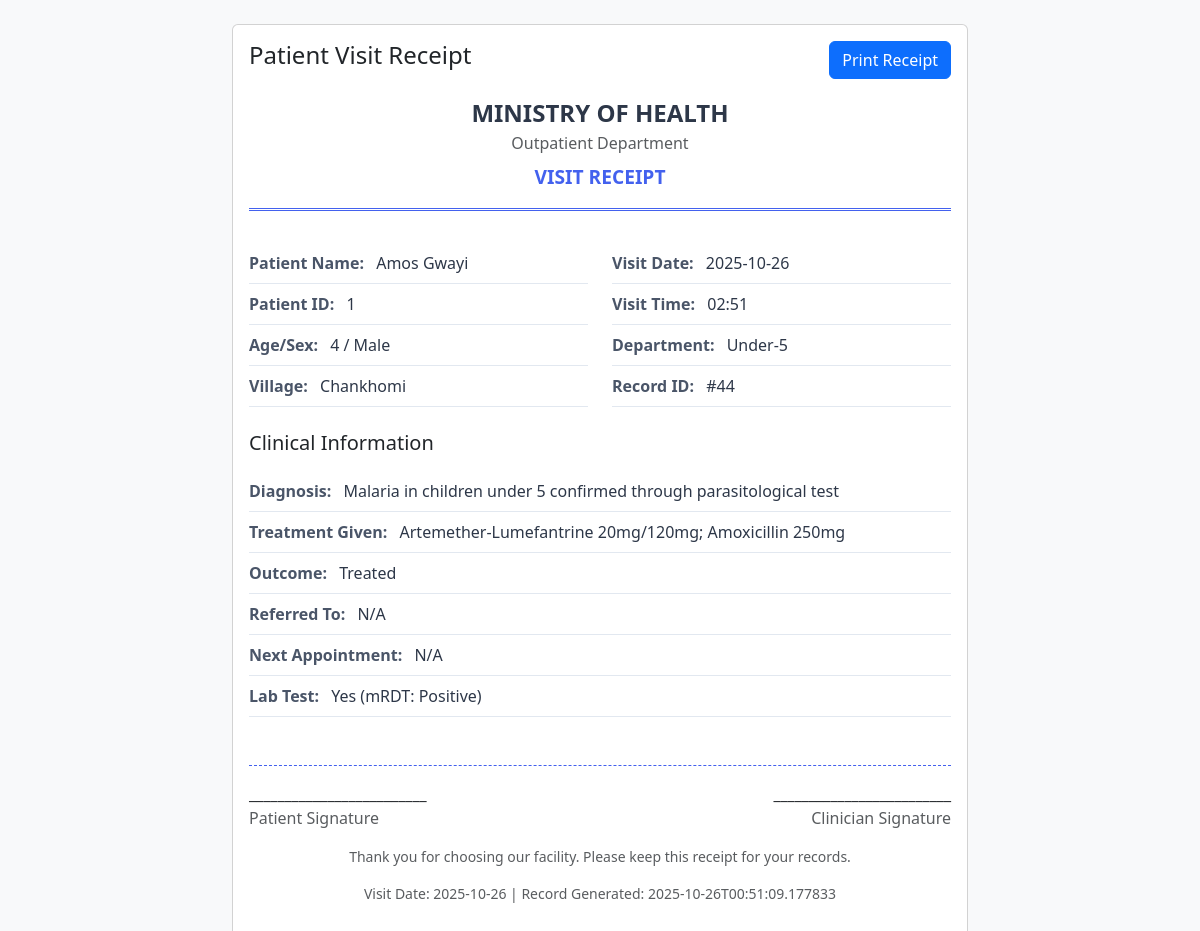
The page /opd/receipt/44 (signed in) on the database its author committed.
### tables this page shows
CREATE TABLE opd_visits (
            id INTEGER PRIMARY KEY AUTOINCREMENT,
            visit_date TEXT,
            visit_time TEXT,
            patient_id TEXT,
            age INTEGER,
            sex TEXT,
            village TEXT,
            department TEXT,
            chief_complaint TEXT,
            diagnosis TEXT,
            treatment_given TEXT,
            outcome TEXT,
            referred_to TEXT,
            next_appointment TEXT,
            entered_by TEXT,
            timestamp TEXT
        , patient_name TEXT, lab_tested TEXT, lab_result TEXT, malaria_classification TEXT, lab_test_type TEXT, diagnosis_code TEXT NOT NULL DEFAULT '');

### app.py (the view)
@app.route('/opd/receipt/<int:id>')
@login_required
def print_receipt(id):
    conn = get_db()
    c = conn.cursor()
    c.execute("SELECT * FROM opd_visits WHERE id = ?", (id,))
    row = c.fetchone()
    if not row:
        flash('Record not found.', 'danger')
        return redirect(url_for('opd_view'))
    columns = [desc[0] for desc in c.description]
    record = dict(zip(columns, row))
    conn.close()
    return render_template('receipt.html', record=record)

### app.py (called while the page is built)
@login_manager.user_loader
def load_user(user_id):
    for u in USERS.values():
        if str(u.id) == str(user_id):
            return u
    return None

def get_db():
    return sqlite3.connect(os.path.join(os.path.dirname(__file__), 'opd.db'))

### templates/receipt.html (shortened to what this page needs)
<!DOCTYPE html>
<html lang="en">
<head>
    <link href="https://cdn.jsdelivr.net/npm/bootstrap@5.3.0/dist/css/bootstrap.min.css" rel="stylesheet">
</head>
<body class="bg-light">
    <div class="container py-4">
        <div class="row justify-content-center">
            <div class="col-md-8">
                <div class="card">
                    <div class="card-body">
                        <div class="d-flex justify-content-between align-items-start mb-3 no-print">
                            <h4>Patient Visit Receipt</h4>
                            <button onclick="window.print()" class="btn btn-primary">
                                 Print Receipt
                            </button>
                        </div>
                        <div class="receipt-header text-center">
                            <div class="facility-name">MINISTRY OF HEALTH</div>
                            <div class="text-muted">Outpatient Department</div>
                            <div class="receipt-title mt-2">VISIT RECEIPT</div>
                        </div>
                        <div class="row mb-4">
                            <div class="col-md-6">
                                <div class="info-row">
                                    <span class="label">Patient Name:</span>
                                    <span class="value ms-2">{{ record.patient_name or 'N/A' }}</span>
                                </div>
                                <div class="info-row">
                                    <span class="label">Patient ID:</span>
                                    <span class="value ms-2">{{ record.patient_id or 'N/A' }}</span>
                                </div>
                                <div class="info-row">
                                    <span class="label">Age/Sex:</span>
                                    <span class="value ms-2">{{ record.age or 'N/A' }} / {{ record.sex or 'N/A' }}</span>
                                </div>
                                <div class="info-row">
                                    <span class="label">Village:</span>
                                    <span class="value ms-2">{{ record.village or 'N/A' }}</span>
                                </div>
                            </div>
                            <div class="col-md-6">
                                <div class="info-row">
                                    <span class="label">Visit Date:</span>
                                    <span class="value ms-2">{{ record.visit_date or 'N/A' }}</span>
                                </div>
                                <div class="info-row">
                                    <span class="label">Visit Time:</span>
                                    <span class="value ms-2">{{ record.visit_time or 'N/A' }}</span>
                                </div>
                                <div class="info-row">
                                    <span class="label">Department:</span>
                                    <span class="value ms-2">{{ record.department or 'N/A' }}</span>
                                </div>
                                <div class="info-row">
                                    <span class="label">Record ID:</span>
                                    <span class="value ms-2">#{{ record.id }}</span>
                                </div>
                            </div>
                        </div>
                        <h5 class="mb-3">Clinical Information</h5>
                        <div class="info-row">
                            <span class="label">Diagnosis:</span>
                            <span class="value ms-2">{{ record.diagnosis or 'N/A' }}</span>
                        </div>
                        <div class="info-row">
                            <span class="label">Treatment Given:</span>
                            <span class="value ms-2">{{ record.treatment_given or 'N/A' }}</span>
                        </div>
                        <div class="info-row">
                            <span class="label">Outcome:</span>
                            <span class="value ms-2">{{ record.outcome or 'N/A' }}</span>
                        </div>
                        <div class="info-row">
                            <span class="label">Referred To:</span>
                            <span class="value ms-2">{{ record.referred_to or 'N/A' }}</span>
                        </div>
                        <div class="info-row">
                            <span class="label">Next Appointment:</span>
                            <span class="value ms-2">{{ record.next_appointment or 'N/A' }}</span>
                        </div>
                        <div class="info-row">
                            <span class="label">Lab Test:</span>
                            <span class="value ms-2">{{ record.lab_tested or 'N/A' }}
                                {% if record.lab_tested == 'Yes' %}
                                ({{ record.lab_test_type or 'N/A' }}: {{ record.lab_result or 'N/A' }})
                                {% endif %}
                            </span>
                        </div>
                        <div class="signature-area">
                            <div class="row">
                                <div class="col-6">
                                    <div>_________________________</div>
                                    <div class="text-muted">Patient Signature</div>
                                </div>
                                <div class="col-6 text-end">
                                    <div>_________________________</div>
                                    <div class="text-muted">Clinician Signature</div>
                                </div>
                            </div>
                            <div class="mt-3 text-center text-muted small">
                                <p>Thank you for choosing our facility. Please keep this receipt for your records.</p>
                                <p>Visit Date: {{ record.visit_date or 'N/A' }} | Record Generated: {{ record.timestamp or 'N/A' }}</p>
                            </div>
                        </div>
                    </div>
                </div>
            </div>
        </div>
    </div>
</body>
</html>

### templates/receipt.html (style rules this page uses)
.receipt-header { border-bottom: 3px double #4361ee; padding-bottom: 1rem; margin-bottom: 2rem; }
.facility-name { font-size: 1.5rem; font-weight: bold; color: #2d3748; }
.receipt-title { font-size: 1.2rem; font-weight: 600; color: #4361ee; }
.info-row { padding: 0.5rem 0; border-bottom: 1px solid #e2e8f0; }
.label { font-weight: 600; color: #4a5568; }
.value { color: #2d3748; }
.signature-area { margin-top: 3rem; padding-top: 1rem; border-top: 1px dashed #4361ee; }

### rows shown on the page
opd_visits: patient_name "Amos Gwayi", patient "1", age "4", sex "Male", village "Chankhomi", visit_date "2025-10-26", visit_time "02:51", department "Under-5", id "44", diagnosis "Malaria in children under 5 confirmed through parasitological test", treatment_given "Artemether-Lumefantrine 20mg/120mg; Amoxicillin 250mg", outcome "Treated", referred_to "N/A", next_appointment "N/A", lab_tested "Yes", lab_test_type "mRDT", lab_result "Positive", timestamp "2025-10-26T00:51:09.177833"
